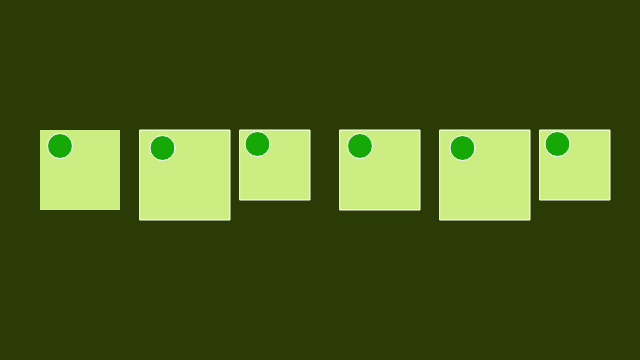
Frame 1 (no input)
Frame 60 (no input): identical to frame 1, image omitted
Frame 120 (the mouse pressed at the canvas centre since frame 60): identical to frame 1, image omitted

The p5.js sketch that drew this single still picture (run headless with seeded random() and noise() and a simulated clock; from frame 60 on, the mouse is pressed at the canvas centre):

// p5.js sketch
// ── sketch.js
/*
	array example
	10.23.2019
*/

var sizes = [80, 90, 70, 80, 90, 70];

function setup() {
	createCanvas(640, 360);
}

function draw() {
	background(43, 59, 6);
	noStroke();
	
	for (let i = 0; i < sizes.length; i++) {
		apples(40 + i * 100, 130, sizes[i]);
	}
}

function apples(x, y, s) {
	//fill('green');
	//rect(x, y - s/2, s/20, s/5); // stem
	
	fill('#CCED82 ');
	//ellipse(x, y, s, s - 25); // base
    rect(x, y, s, s);
	
	stroke("white");
	fill('#16A806');
	//triangle(x - s/4, y - s/4, x - s/3, y, x - s/5, y); // eye
	//triangle(x + s/4, y - s/4, x + s/3, y, x + s/5, y); // eye
    ellipse(x + s/4, y + s/5, 25, 25);
    ellipse(x + s/4, y + s/5, 25, 25);

	//for (let i = 0; i < 5; i++) {
		//rect(x - s/4 + i * (s/10), y + s/5, s/20, s/10);	
	//}
}
